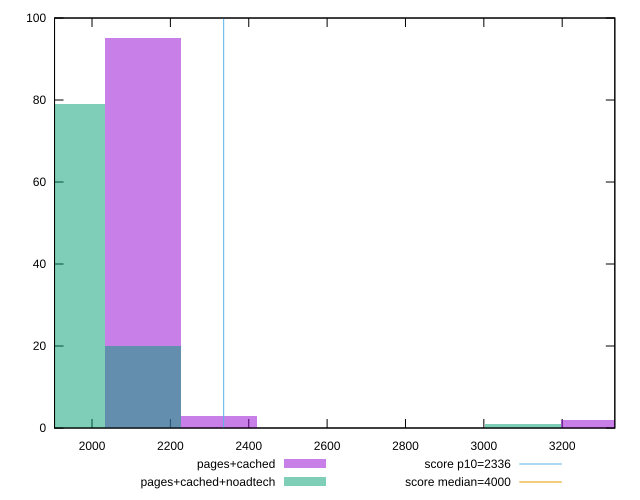

gnuplot code for this plot:
reset

$pagesCached <<EOF
3293.304663415952 2
2324.6856447642012 3
2130.961841033851 95
EOF

$pagesCachedNoadtech <<EOF
3099.580859685602 1
2130.961841033851 20
1937.2380373035012 79
EOF

set key outside below
set boxwidth 193.7238037303501
set xrange [1904.3046:3334.327]
set yrange [0:100]
set trange [0:100]
set style fill transparent solid 0.5 noborder

set parametric
set terminal svg size 640, 500 enhanced background rgb 'white'
set output "report_00019_2021-02-10T18-14-37.922Z//first-contentful-paint/comparison/histogram/1_vs_2.svg"

plot $pagesCached title "pages+cached" with boxes, \
     $pagesCachedNoadtech title "pages+cached+noadtech" with boxes, \
     2336,t title "score p10=2336", \
     4000,t title "score median=4000"

reset
